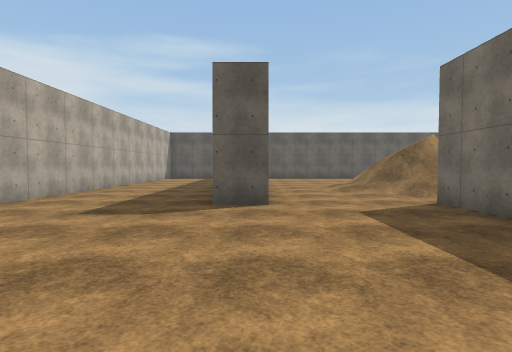
View 1 (above)

15 first-person views from a walk through a 3-D level made in the Unity game engine. The camera is 1.4 m above the floor, tilts 2° down and sees 80° across. The floor is counted in squares, 2 m on a side. Each view is taken from the middle of a square. On the plan, view 1 faces up. The plan holds only what a view shows up to about 10 squares ahead; the rest is blank. The place goes on beyond the plan. The player is left out. Surface patterns are stand-ins for the level's own textures.

View 2
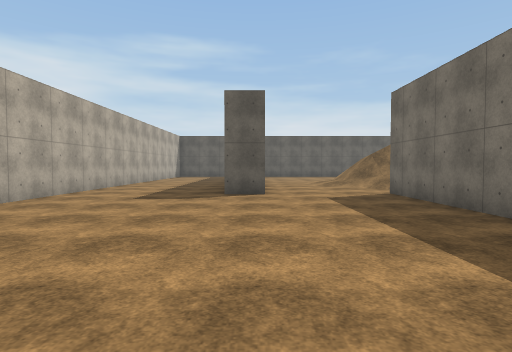

View 3
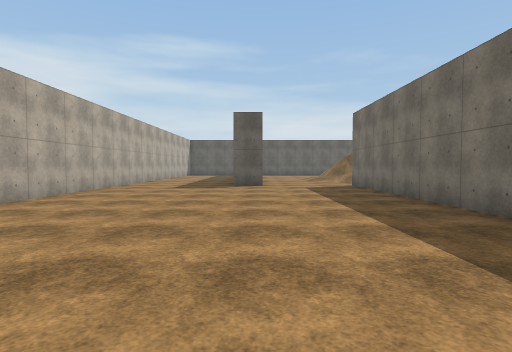

View 4
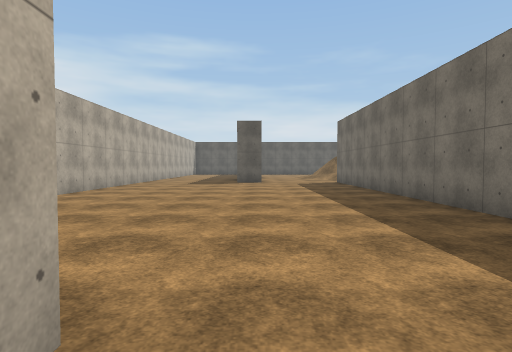

View 5
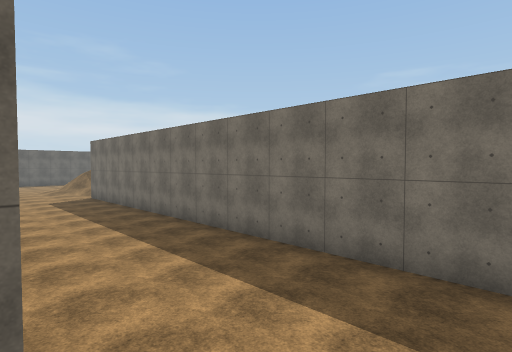

View 6
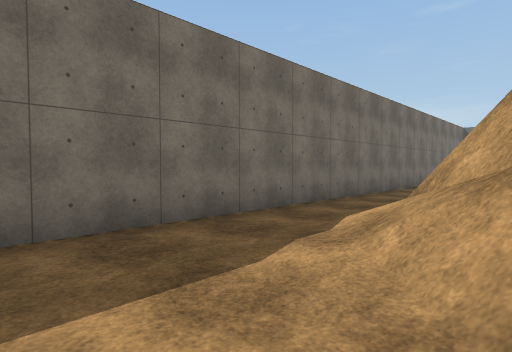

View 7
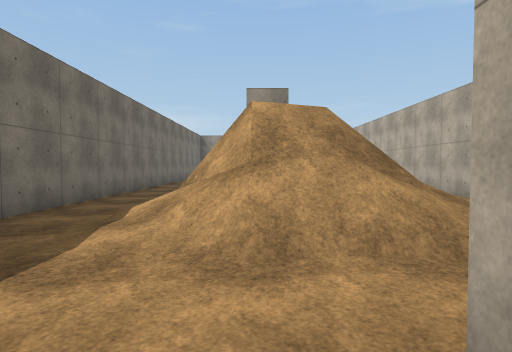

View 8
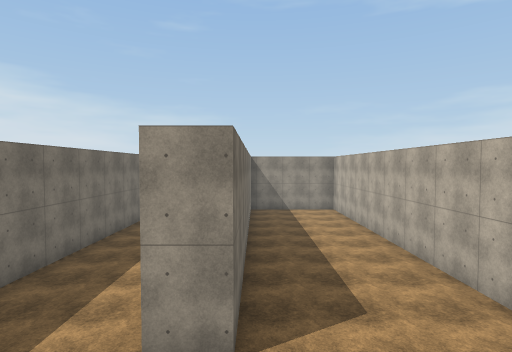

View 9
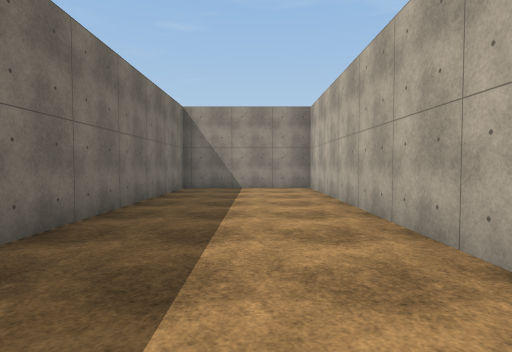

View 10
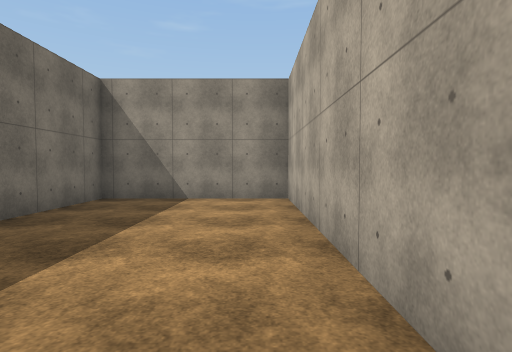

View 11
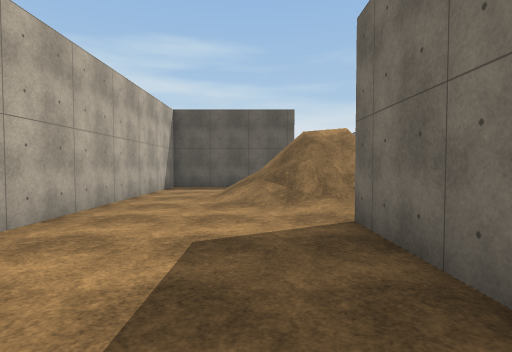

View 12
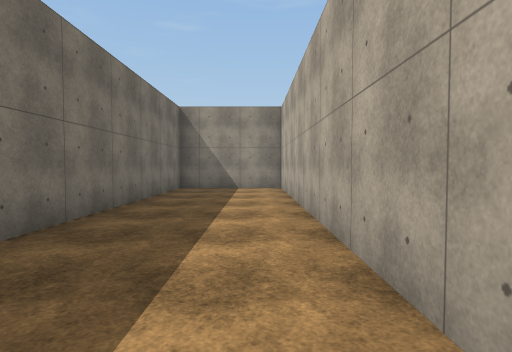

View 13
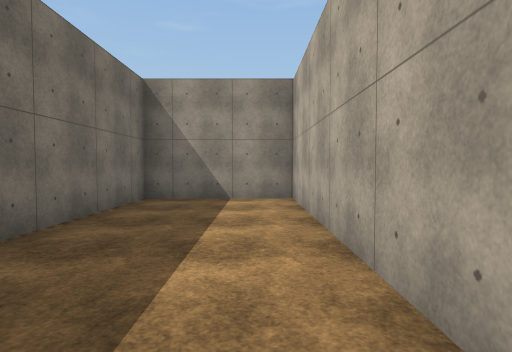

View 14
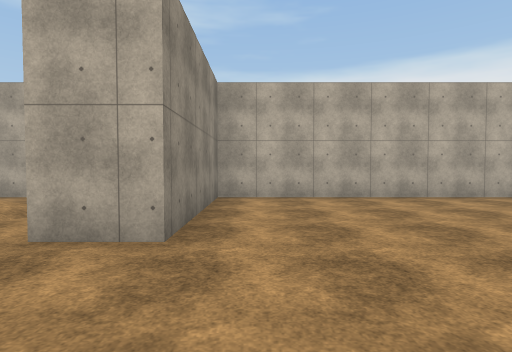

View 15
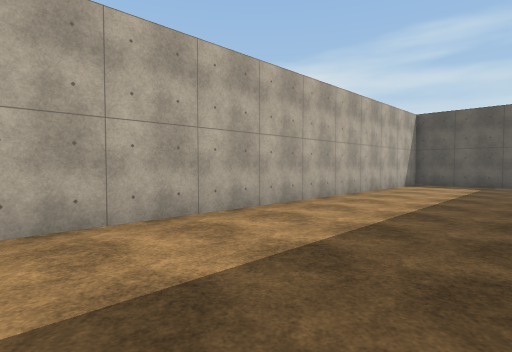

### Floor plan
Key: @ floor where view 1 was taken; # wall or solid block; . floor; / step, stairs or slope; = window, fence, low wall or low ledge.
Columns run from 5 left of view 1 to 5 right of it. Each row starts with its distance up from view 1.
 17   ##
 16 #...
 15 #...
 14 #...
 13 #...
 12 #...
 11 #...
 10 #.... ..//
  9 #.... ..///
  8 #.... ../==
  7 #.... .../
  6 #....#....
  5 #........#
  4 #........#
  3 #........#
  2 #........#
  1 #........#
  0 #....@...#
 -1 #........#
 -2 #........#
 -3 #........#
 -4 #........#
 -5 #........#
 -6 #####....#
 -7 #####....#
 -8 #..///...#
 -9 #./////..#
-10 #.///##/.#
-11 #.////=/.#
-12 #../// ..#
-13 #........#
-14 #....#...#
-15 #....#...#
-16 #....#...#
-17 #....#...#
-18 #....#...#
-19 #....#...#
-20 #....#...#
-21 #....#...#
-22 #....#...#
-23 #....#...#
-24 #....#...#
-25 ##########

Where each view was taken, in squares from view 1:
view 1: 0 up, 0 right, facing up
view 2: 2 down, 0 right, facing up
view 3: 5 down, 0 right, facing up
view 4: 7 down, 0 right, facing up
view 5: 9 down, 1 left, facing up-right
view 6: 7 down, 0 right, facing down-right
view 7: 6 down, 0 right, facing down
view 8: 10 down, 1 left, facing down
view 9: 15 down, 3 left, facing down
view 10: 18 down, 4 left, facing down
view 11: 17 down, 2 left, facing up
view 12: 15 down, 1 right, facing down
view 13: 18 down, 1 right, facing down
view 14: 5 down, 2 right, facing left
view 15: 5 up, 1 left, facing up-left
